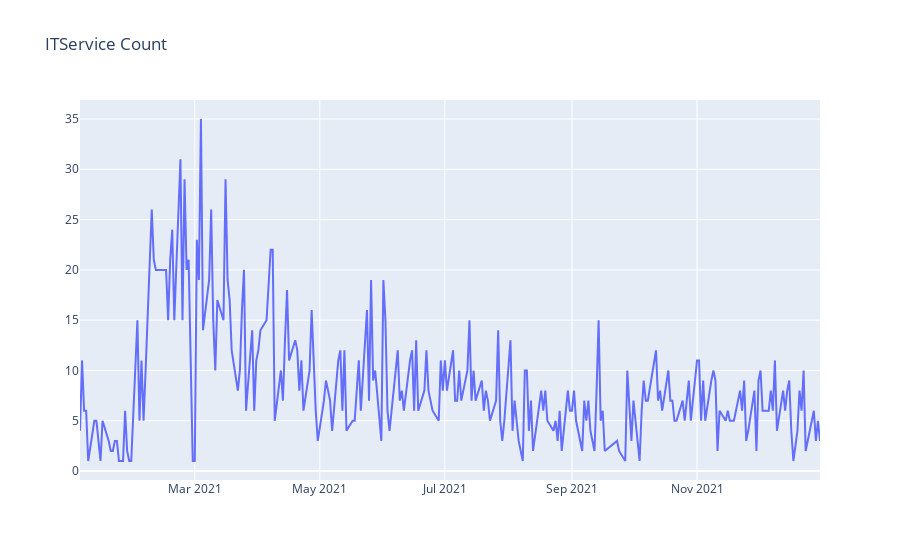

Notebook code for this chart:
### Code cell
#plot sales diff
plot_data = [
    go.Scatter(
        x=df_diff['YYMM'],
        y=df_diff['CNT'],
    )
]
plot_layout = go.Layout(
        title='ITService Count'
    )
fig = go.Figure(data=plot_data, layout=plot_layout)
pyoff.iplot(fig)

### Figure 1 — Plotly figure (JSON) as saved in the notebook; plotly's stock layout.template omitted (floating-point values rounded to 4 significant figures; data arrays with more than 128 entries replaced by an {"elided": "..."} marker saying what was removed)
{"data": [{"type": "scatter", "x": {"elided": "255 str values"}, "y": {"elided": "255 int values"}}], "layout": {"title": {"text": "ITService Count"}}}
